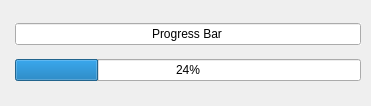
<?xml version="1.0" encoding="UTF-8"?>
<ui version="4.0">
 <class>Form</class>
 <widget class="QWidget" name="Form">
  <property name="geometry">
   <rect>
    <x>0</x>
    <y>0</y>
    <width>371</width>
    <height>106</height>
   </rect>
  </property>
  <property name="windowTitle">
   <string>Form</string>
  </property>
  <widget class="QWidget" name="gridLayoutWidget">
   <property name="geometry">
    <rect>
     <x>15</x>
     <y>15</y>
     <width>346</width>
     <height>76</height>
    </rect>
   </property>
   <layout class="QGridLayout" name="gridLayout">
    <item row="0" column="0">
     <widget class="QLineEdit" name="Progress_label">
      <property name="autoFillBackground">
       <bool>true</bool>
      </property>
      <property name="text">
       <string>Progress Bar</string>
      </property>
      <property name="alignment">
       <set>Qt::AlignCenter</set>
      </property>
      <property name="readOnly">
       <bool>true</bool>
      </property>
      <property name="cursorMoveStyle">
       <enum>Qt::LogicalMoveStyle</enum>
      </property>
      <property name="clearButtonEnabled">
       <bool>false</bool>
      </property>
     </widget>
    </item>
    <item row="1" column="0">
     <widget class="QProgressBar" name="Calculation_progress">
      <property name="value">
       <number>24</number>
      </property>
     </widget>
    </item>
   </layout>
  </widget>
 </widget>
 <resources/>
 <connections/>
</ui>
